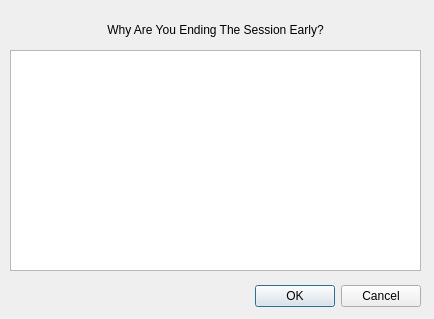
<?xml version="1.0" encoding="UTF-8"?>
<ui version="4.0">
 <class>Dialog</class>
 <widget class="QDialog" name="Dialog">
  <property name="geometry">
   <rect>
    <x>0</x>
    <y>0</y>
    <width>434</width>
    <height>319</height>
   </rect>
  </property>
  <property name="windowTitle">
   <string>Dialog</string>
  </property>
  <widget class="QDialogButtonBox" name="buttonBox">
   <property name="geometry">
    <rect>
     <x>80</x>
     <y>280</y>
     <width>341</width>
     <height>32</height>
    </rect>
   </property>
   <property name="orientation">
    <enum>Qt::Horizontal</enum>
   </property>
   <property name="standardButtons">
    <set>QDialogButtonBox::Cancel|QDialogButtonBox::Ok</set>
   </property>
  </widget>
  <widget class="QTextEdit" name="textEdit">
   <property name="geometry">
    <rect>
     <x>10</x>
     <y>50</y>
     <width>411</width>
     <height>221</height>
    </rect>
   </property>
  </widget>
  <widget class="QLabel" name="label">
   <property name="geometry">
    <rect>
     <x>10</x>
     <y>20</y>
     <width>411</width>
     <height>20</height>
    </rect>
   </property>
   <property name="text">
    <string>Why Are You Ending The Session Early?</string>
   </property>
   <property name="alignment">
    <set>Qt::AlignCenter</set>
   </property>
  </widget>
 </widget>
 <resources/>
 <connections>
  <connection>
   <sender>buttonBox</sender>
   <signal>accepted()</signal>
   <receiver>Dialog</receiver>
   <slot>accept()</slot>
   <hints>
    <hint type="sourcelabel">
     <x>248</x>
     <y>254</y>
    </hint>
    <hint type="destinationlabel">
     <x>157</x>
     <y>274</y>
    </hint>
   </hints>
  </connection>
  <connection>
   <sender>buttonBox</sender>
   <signal>rejected()</signal>
   <receiver>Dialog</receiver>
   <slot>reject()</slot>
   <hints>
    <hint type="sourcelabel">
     <x>316</x>
     <y>260</y>
    </hint>
    <hint type="destinationlabel">
     <x>286</x>
     <y>274</y>
    </hint>
   </hints>
  </connection>
 </connections>
</ui>
